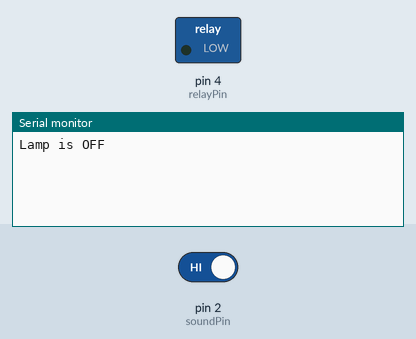
Recording of a sketch running on a simulated Arduino Uno, built with avr-gcc and run on an emulated ATmega328P. Shown: switched loads named in the sketch (green lamp = pin HIGH), the last lines printed to the serial monitor. Inputs (shaded band) come from the test bench; at power-on: pin 2 (soundPin) HIGH.

Above: at 1.2 s.
1.3 s: pin 2 (soundPin) driven LOW
At 1.8 s:
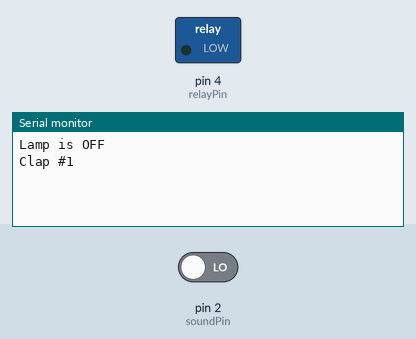
At 3.6 s:
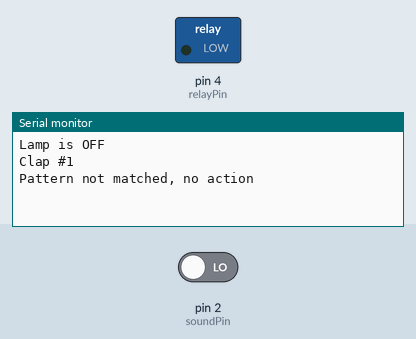

Measured:
- after the input at 1.3 s, the serial monitor: prints a new line at once (image 1)

The sketch:

Check12_2_interrupt.ino
```cpp
//Checkpoint 12.2 (Interrupt Version)
int soundPin = 2;
int relayPin = 4;
volatile unsigned long previous_time = 0;

int lampState = 0;
const int MAX_CLAPS = 5;
volatile unsigned long clapTimes[MAX_CLAPS];
volatile int clapIndex = 0;

const unsigned long RAPID_GAP     = 350;  // ช่องว่างสูงสุดที่ยังนับว่า "รัว"
const unsigned long WINDOW_TIMEOUT = 800; // เงียบเกินนี้ถือว่าจบชุดปรบมือ

void check_clap() {
  unsigned long current_time = millis();
  if ((current_time - previous_time) > 25) {
    if (clapIndex < MAX_CLAPS) {
      clapTimes[clapIndex] = current_time;
      clapIndex++;
      Serial.print("Clap #");
      Serial.println(clapIndex);
    }
    previous_time = current_time;
  }
}

void setup() {
  pinMode(relayPin, OUTPUT);
  pinMode(soundPin, INPUT);
  Serial.begin(9600);
  digitalWrite(relayPin, LOW);
  Serial.println("Lamp is OFF");

  attachInterrupt(digitalPinToInterrupt(soundPin), check_clap, FALLING);//เเทนdigitalRead(soundPin)
}

void loop() {
  if (clapIndex > 0 && (millis() - clapTimes[clapIndex - 1] > WINDOW_TIMEOUT)) {
    bool patternMatch = false;

    if (clapIndex == 3) {
      unsigned long gap1 = clapTimes[1] - clapTimes[0];   // ระหว่างครั้ง 1-2 (ต้องรัว)
      unsigned long gap2 = clapTimes[2] - clapTimes[1];   // ระหว่างครั้ง 2-3 (ต้องเว้นจังหวะ)
      if (gap1 <= RAPID_GAP && gap2 > RAPID_GAP) {
        patternMatch = true;
      }
    }

    if (patternMatch) {
      lampState = !lampState;
      if (lampState) {
        digitalWrite(relayPin, HIGH);
      } else {
        digitalWrite(relayPin, LOW);
      }
      Serial.println(lampState ? "Lamp is turned ON" : "Lamp is turned OFF");
    } else {
      Serial.println("Pattern not matched, no action");
    }
    clapIndex = 0;   // เคลียร์เพื่อเริ่มจับชุดใหม่
  }
}
```
